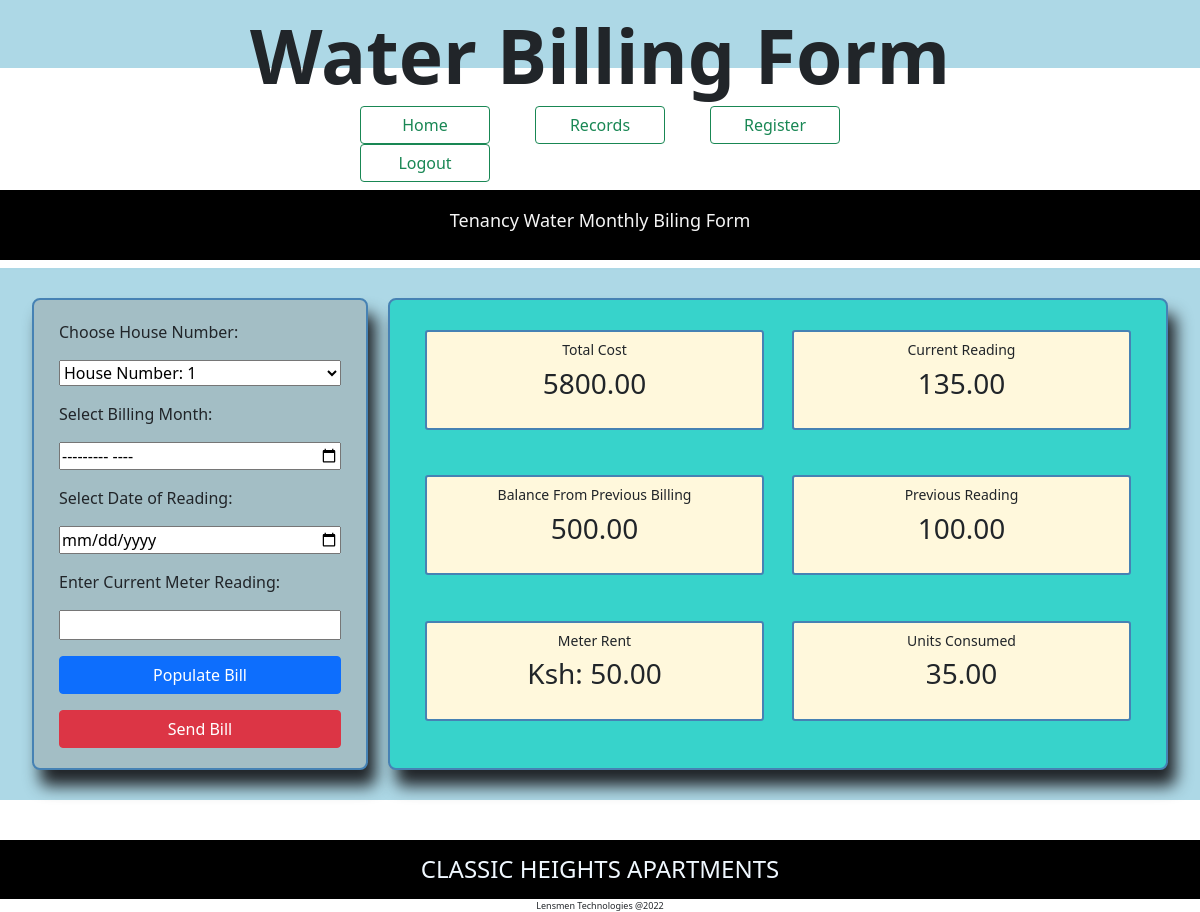
The page /admin/index.php (signed in) on the database its author committed.
### tables this page shows
CREATE TABLE `monthly_bill` (
  `bill_id` int(11) NOT NULL AUTO_INCREMENT,
  `house_number` varchar(50) NOT NULL,
  `billing_month` varchar(50) NOT NULL,
  `date_of_reading` date NOT NULL,
  `current_reading` decimal(10,2) NOT NULL DEFAULT 0.00,
  `previous_reading` decimal(10,2) NOT NULL DEFAULT 100.00,
  `meter_rent` decimal(10,2) NOT NULL DEFAULT 50.00,
  `units_consumed` decimal(10,2) NOT NULL DEFAULT 0.00,
  `current_bill` decimal(10,2) NOT NULL DEFAULT 0.00,
  `bbd` decimal(10,2) NOT NULL DEFAULT 1000.00,
  `total_bill` decimal(10,2) NOT NULL DEFAULT 0.00,
  `timestamp` timestamp NOT NULL DEFAULT current_timestamp() ON UPDATE current_timestamp(),
  PRIMARY KEY (`bill_id`)
);

### admin/index.php (the view, shortened to what this page needs)
<!DOCTYPE html>
<html lang="en">
<?php
    require_once('config.php');
?>
<?php
    include('template/header.php');
?>
<div class="headerline">
    <h3>Tenancy Water Monthly Biling Form</h3>
</div>
<form action="index.php" method="post">
    <div class="container-fluid">
        <div class="form-grid">
            <label for="house">Choose House Number:</label>
            <select id="house_number" name="house_number" class="form" required>
                <option value="1">House Number: 1</option>
            </select>
            <label for="Month">Select Billing Month:</label>
            <input type="month" name="billing_month" id="billing_month" class="form" required>
            <label for="date_of_reading">Select Date of Reading:</label>
            <input type="date" name="date_of_reading" id="date_of_reading" class="form" required>
            <label for="current_reading">Enter Current Meter Reading:</label>
            <input type="number" name="current_reading" id="current_reading" class="form" required>
            <input type="submit" value="Populate Bill" class="form btn btn-primary" name="populate_bill" id="populate_bill">
            <input type="submit" value="Send Bill" class="form btn btn-danger" name="send" id="send">
        </div>
</form>
<?php
$sql = "SELECT * FROM monthly_bill ORDER BY timestamp DESC limit 1";
$stmtselect = $db->query($sql);
if ($stmtselect->rowCount = 1) {
    while ($monthly_bill = $stmtselect->fetch(PDO::FETCH_ASSOC)) {
        echo '
                    <div class="aside-grid">
                    <div class="aside" name="total_bill">
                        <h4>Total Cost</h4>
                        <h1 id="total_bill">
                        ' . $monthly_bill['total_bill'] . '
                        </h1>
                    </div>
                    <div class="aside" name="current_reading">
                        <h4>Current Reading</h4>
                        <h1 id="current_reading">
                            ' . $monthly_bill['current_reading'] . '
                        </h1>
                    </div>
                    <div class="aside" name="balance_brought_down">
                        <h4>Balance From Previous Billing</h4>
                        <h1 id="balance_brought_down">
                            ' . $monthly_bill['bbd'] . '
                        </h1>
                    </div>
                    <div class="aside" name="previous_reading">
                        <h4>Previous Reading</h4>
                        <h1 id="previous_reading">
                            ' . $monthly_bill['previous_reading'] . '
                        </h1>
                    </div>
                    <div class="aside" name="meter_rent">
                        <h4>Meter Rent</h4>
                        <h1 id="meter_rent">Ksh:
                            ' . $monthly_bill['meter_rent'] . '
                        </h1>
                    </div>
                    <div class="aside" name="units_consumed">
                        <h4>Units Consumed</h4>
                        <h1 id="units_consumed">
                            ' . $monthly_bill['units_consumed'] . '
                        </h1>
                    </div>
                ';
    }
}
?>
</div>
<div class="footer">
    <h4 onclick="window.location.href='index.php'">CLASSIC HEIGHTS APARTMENTS</h4>
</div>
<div class="copyright">Lensmen Technologies @2022 </div>
</body>
</html>

### admin/admin_css/styles.css (style rules this page uses)
* { box-sizing: border-box; }
.container-fluid { display:flex; width: 100%; box-sizing: border-box; background-color: lightblue; }
.headerline h3 { font-size: 18px; color: whitesmoke; height: 70px; padding-top: 20px; text-align: center; background-color: black; height: 70px; }
.form-grid { display:grid; gap: 1rem; border: 2px solid steelblue; background-color: rgb(163, 190, 197); border-radius: 0.5em; box-shadow: 0.5rem 1rem 1rem; margin: 30px 20px; padding: 20px 25px; width: 30%; }
.aside-grid { display: grid; gap: 0.5rem; grid-template-columns: repeat(2,1fr); border: 2px solid steelblue; background-color: rgb(55, 211, 203); border-radius: 0.5rem; box-shadow: 0.5rem 1rem 1rem; margin: 30px 20px 30px 0 ; padding: 20px 25px; width: 70%; }
.aside { height: 100px; background-color: cornsilk; border-radius: 0.2rem; border: 2px solid steelblue; margin: 10px; }
.aside h1 { margin-bottom: 50px; text-align: center; justify-items: center; font-size: 28px; margin-bottom: 30px; }
.aside h4 { margin-top: 10px; font-size: 14px; text-align: center; justify-items: center; }
.footer h4 { text-align: center; justify-items: center; color: aliceblue; margin-top: 40px; margin-bottom: 0px; padding: 15px; background-color: rgb(0, 0, 0); }
.copyright { font-size: xx-small; text-align: center; }

### rows shown on the page
monthly_bill: total_bill "5800.00", current_reading "135.00", bbd "500.00", previous_reading "100.00", meter_rent "50.00", units_consumed "35.00"
